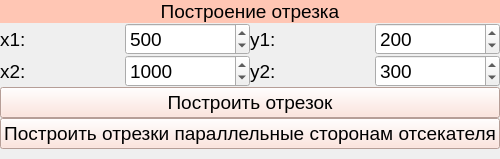
        <widget class="QFrame" name="frame_6">
         <property name="sizePolicy">
          <sizepolicy hsizetype="Preferred" vsizetype="Fixed">
           <horstretch>0</horstretch>
           <verstretch>0</verstretch>
          </sizepolicy>
         </property>
         <layout class="QVBoxLayout" name="verticalLayout_3">
          <property name="spacing">
           <number>0</number>
          </property>
          <property name="leftMargin">
           <number>0</number>
          </property>
          <property name="topMargin">
           <number>0</number>
          </property>
          <property name="rightMargin">
           <number>0</number>
          </property>
          <property name="bottomMargin">
           <number>10</number>
          </property>
          <item>
           <widget class="QLabel" name="label_9">
            <property name="sizePolicy">
             <sizepolicy hsizetype="Preferred" vsizetype="Fixed">
              <horstretch>0</horstretch>
              <verstretch>0</verstretch>
             </sizepolicy>
            </property>
            <property name="font">
             <font>
              <pointsize>14</pointsize>
             </font>
            </property>
            <property name="styleSheet">
             <string notr="true">background-color: rgb(255, 198, 180);</string>
            </property>
            <property name="text">
             <string>Построение отрезка</string>
            </property>
            <property name="alignment">
             <set>Qt::AlignCenter</set>
            </property>
           </widget>
          </item>
          <item>
           <layout class="QHBoxLayout" name="horizontalLayout_21">
            <property name="rightMargin">
             <number>0</number>
            </property>
            <property name="bottomMargin">
             <number>0</number>
            </property>
            <item>
             <widget class="QLabel" name="label_38">
              <property name="sizePolicy">
               <sizepolicy hsizetype="Preferred" vsizetype="Preferred">
                <horstretch>0</horstretch>
                <verstretch>0</verstretch>
               </sizepolicy>
              </property>
              <property name="font">
               <font>
                <pointsize>14</pointsize>
               </font>
              </property>
              <property name="text">
               <string>x1: </string>
              </property>
             </widget>
            </item>
            <item>
             <widget class="QSpinBox" name="line_x1_sp">
              <property name="sizePolicy">
               <sizepolicy hsizetype="Minimum" vsizetype="Preferred">
                <horstretch>0</horstretch>
                <verstretch>0</verstretch>
               </sizepolicy>
              </property>
              <property name="font">
               <font>
                <pointsize>14</pointsize>
               </font>
              </property>
              <property name="maximum">
               <number>10000</number>
              </property>
              <property name="value">
               <number>500</number>
              </property>
             </widget>
            </item>
            <item>
             <widget class="QLabel" name="label_39">
              <property name="sizePolicy">
               <sizepolicy hsizetype="Preferred" vsizetype="Preferred">
                <horstretch>0</horstretch>
                <verstretch>0</verstretch>
               </sizepolicy>
              </property>
              <property name="font">
               <font>
                <pointsize>14</pointsize>
               </font>
              </property>
              <property name="text">
               <string>y1: </string>
              </property>
             </widget>
            </item>
            <item>
             <widget class="QSpinBox" name="line_y1_sp">
              <property name="sizePolicy">
               <sizepolicy hsizetype="Minimum" vsizetype="Preferred">
                <horstretch>0</horstretch>
                <verstretch>0</verstretch>
               </sizepolicy>
              </property>
              <property name="font">
               <font>
                <pointsize>14</pointsize>
               </font>
              </property>
              <property name="maximum">
               <number>10000</number>
              </property>
              <property name="value">
               <number>200</number>
              </property>
             </widget>
            </item>
           </layout>
          </item>
          <item>
           <layout class="QHBoxLayout" name="horizontalLayout_6">
            <item>
             <widget class="QLabel" name="label_40">
              <property name="sizePolicy">
               <sizepolicy hsizetype="Preferred" vsizetype="Preferred">
                <horstretch>0</horstretch>
                <verstretch>0</verstretch>
               </sizepolicy>
              </property>
              <property name="font">
               <font>
                <pointsize>14</pointsize>
               </font>
              </property>
              <property name="text">
               <string>x2: </string>
              </property>
             </widget>
            </item>
            <item>
             <widget class="QSpinBox" name="line_x2_sp">
              <property name="sizePolicy">
               <sizepolicy hsizetype="Minimum" vsizetype="Preferred">
                <horstretch>0</horstretch>
                <verstretch>0</verstretch>
               </sizepolicy>
              </property>
              <property name="font">
               <font>
                <pointsize>14</pointsize>
               </font>
              </property>
              <property name="maximum">
               <number>10000</number>
              </property>
              <property name="value">
               <number>1000</number>
              </property>
             </widget>
            </item>
            <item>
             <widget class="QLabel" name="label_41">
              <property name="sizePolicy">
               <sizepolicy hsizetype="Preferred" vsizetype="Preferred">
                <horstretch>0</horstretch>
                <verstretch>0</verstretch>
               </sizepolicy>
              </property>
              <property name="font">
               <font>
                <pointsize>14</pointsize>
               </font>
              </property>
              <property name="text">
               <string>y2: </string>
              </property>
             </widget>
            </item>
            <item>
             <widget class="QSpinBox" name="line_y2_sp">
              <property name="sizePolicy">
               <sizepolicy hsizetype="Minimum" vsizetype="Preferred">
                <horstretch>0</horstretch>
                <verstretch>0</verstretch>
               </sizepolicy>
              </property>
              <property name="font">
               <font>
                <pointsize>14</pointsize>
               </font>
              </property>
              <property name="maximum">
               <number>10000</number>
              </property>
              <property name="value">
               <number>300</number>
              </property>
             </widget>
            </item>
           </layout>
          </item>
          <item>
           <widget class="QPushButton" name="draw_line_btn">
            <property name="sizePolicy">
             <sizepolicy hsizetype="Minimum" vsizetype="Preferred">
              <horstretch>0</horstretch>
              <verstretch>0</verstretch>
             </sizepolicy>
            </property>
            <property name="minimumSize">
             <size>
              <width>300</width>
              <height>0</height>
             </size>
            </property>
            <property name="font">
             <font>
              <pointsize>14</pointsize>
             </font>
            </property>
            <property name="styleSheet">
             <string notr="true">background-color: rgb(255, 221, 211);</string>
            </property>
            <property name="text">
             <string>Построить отрезок</string>
            </property>
           </widget>
          </item>
          <item>
           <widget class="QPushButton" name="draw_parallel_lines_btn">
            <property name="sizePolicy">
             <sizepolicy hsizetype="Minimum" vsizetype="Preferred">
              <horstretch>0</horstretch>
              <verstretch>0</verstretch>
             </sizepolicy>
            </property>
            <property name="minimumSize">
             <size>
              <width>300</width>
              <height>0</height>
             </size>
            </property>
            <property name="font">
             <font>
              <pointsize>14</pointsize>
             </font>
            </property>
            <property name="styleSheet">
             <string notr="true">background-color: rgb(255, 221, 211);</string>
            </property>
            <property name="text">
             <string>Построить отрезки параллельные сторонам отсекателя</string>
            </property>
           </widget>
          </item>
         </layout>
        </widget>
